Frame 1 (no input): blank canvas, image omitted
Frame 60 (no input): blank canvas, image omitted
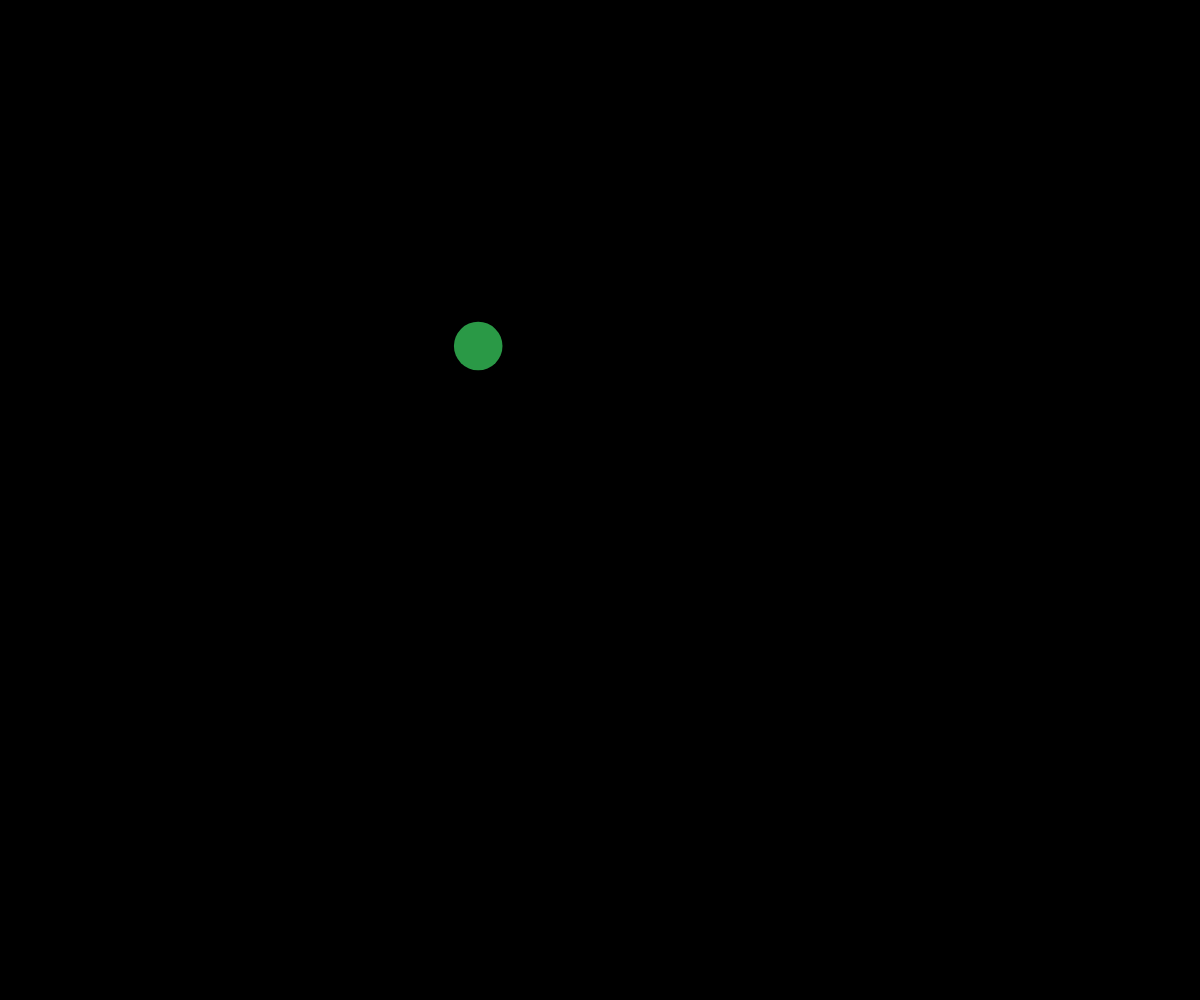
Frame 120 (the mouse pressed at the canvas centre since frame 60)

The p5.js sketch whose frames 1 and 60 were blank and that drew this single picture after the mouse press (run headless with seeded random() and noise() and a simulated clock; from frame 60 on, the mouse is pressed at the canvas centre):

// p5.js sketch
// ── sketch.js
// Ball OOP Demo

// let myBall;
let ballArray = [];

function setup() {
  createCanvas(windowWidth, windowHeight);

}

function draw() {
  background("black");

  for(let i=0; i < ballArray.length; i++){
    for(let j=0; j<ballArray.length; j++){
      if(i !== j){ // check if hit itself
        ballArray[i].checkCollisionWidth(ballArray[j]);
      }
    }
    ballArray[i].move();
    ballArray[i].display();
  }
}

function mousePressed() {
  let myBall = new Ball(mouseX, mouseY);
  ballArray.push(myBall);
}

class Ball {
  constructor(x, y) {
    this.x = x;
    this.y = y;
    this.radius = random(10, 30);
    this.theColor = color(random(255), random(255), random(255), random(255));
    this.dx = random(-5, 5);
    this.dy = random(-5, 5);
  }

  display() {
    noStroke();
    fill(this.theColor);
    circle(this.x, this.y, this.radius*2);
  }

  move() {
    this.x += this.dx;
    this.y += this.dy;

    // check for edge boun
    if(this.x - this.radius < 0 || this.x + this.radius > width){
      this.dx *= -1;
    }
    if(this.y - this.radius < 0 || this.y + this.radius > height){
      this.dy *= -1;
    }
  }
  checkCollisionWidth(otherBall) {
    let distanceBetween = dist(this.x, this.y, otherBall.x, otherBall.y);
    let radiiSum = this.radius + otherBall.radius;
    if (distanceBetween < radiiSum) {
      // we hit!!
      this.theColor = "red";
      otherBall.theColor = "red";

      // bad collision resolution
      let tempDx = this.dx;
      let tempDy = this.dy;

      this.dx = otherBall.dx;
      this.dy = otherBall.dy;

      otherBall.dx = tempDx;
      otherBall.dy = tempDy;
    }
  }
}
